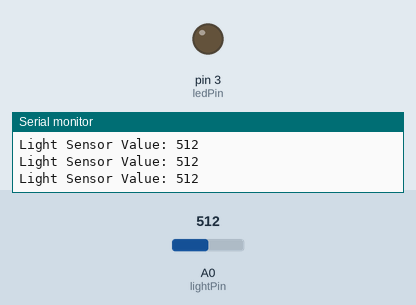
The sketch below on a simulated Arduino Uno, built with avr-gcc and run on an emulated ATmega328P. On the bench: output pins drawn as LEDs (lit = HIGH), the last lines printed to the serial monitor. Inputs (shaded band) come from the test bench; at power-on: A0 (lightPin) = 512.

Above: at 1.3 s.
1.4 s: A0 (lightPin) set to 486
At 2.4 s:
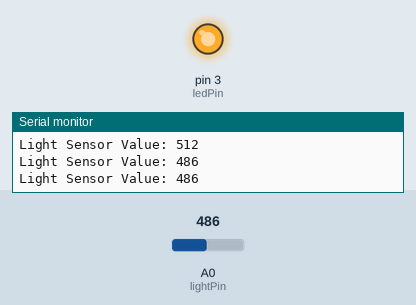
3.0 s: A0 (lightPin) set to 510
At 3.5 s:
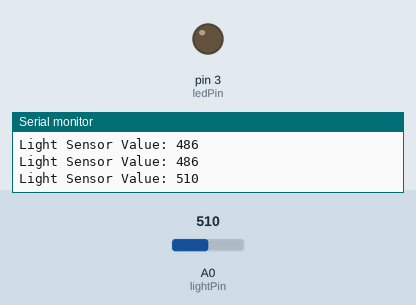
4.5 s: A0 (lightPin) set to 490
At 5.9 s:
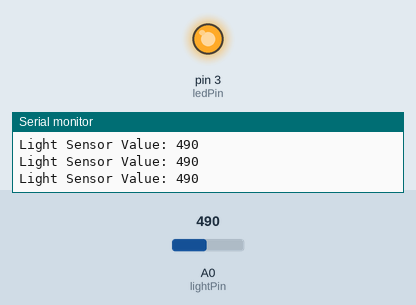
Timing chart, 0 to 7.5 s (numbered marks = the images above; inputs shaded):
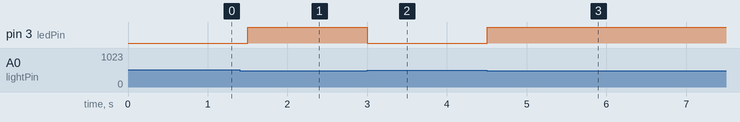

Measured:
- the behaviour switches between 500 and 499 on A0 (lightPin) (found by bisection; images 0 and 1)
- after the input at 1.4 s, pin 3 (ledPin): LOW → HIGH after 0.10 s
- after the input at 3.0 s, pin 3 (ledPin): HIGH → LOW at once
- after the input at 4.5 s, pin 3 (ledPin): LOW → HIGH at once

The sketch:

Room_Lighting_System.ino
```cpp
// Define pin numbers for photoresistor and LED
const int lightPin = A0;  // Analog pin for photoresistor
const int ledPin = 3;    // Digital pin for LED

// Define threshold for light detection
const int lightThreshold = 500; // Adjust based on ambient light conditions

void setup() {
  // Initialize serial communication
  Serial.begin(9600);

  // Initialize LED pin as output
  pinMode(ledPin, OUTPUT);

  // Turn off the LED initially
  digitalWrite(ledPin, LOW);
}

void loop() {
  // Read the value from the photoresistor
  int lightValue = analogRead(lightPin);

  // Print the sensor value to the serial monitor
  Serial.print("Light Sensor Value: ");
  Serial.println(lightValue);

  // Check if the light value is below the threshold
  if (lightValue < lightThreshold) {
    // Turn on the LED
    digitalWrite(ledPin, HIGH);
  } else {
    // Turn off the LED
    digitalWrite(ledPin, LOW);
  }

  // Delay for a short period
  delay(500);
}
```
